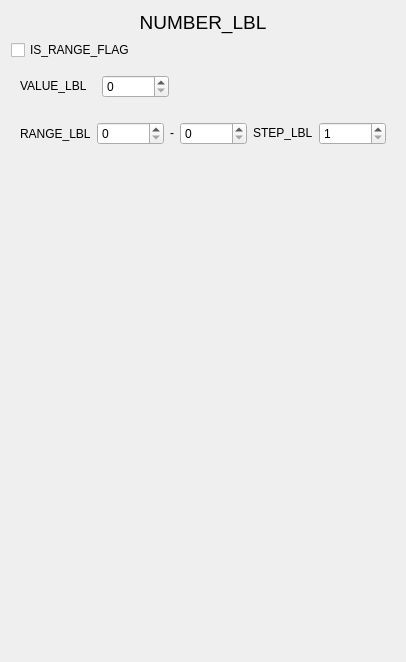
<?xml version="1.0" encoding="UTF-8"?>
<ui version="4.0">
 <class>Form</class>
 <widget class="QWidget" name="Form">
  <property name="geometry">
   <rect>
    <x>0</x>
    <y>0</y>
    <width>400</width>
    <height>662</height>
   </rect>
  </property>
  <property name="windowTitle">
   <string>Form</string>
  </property>
  <layout class="QGridLayout" name="gridLayout">
   <item row="0" column="0">
    <layout class="QVBoxLayout" name="verticalLayout">
     <item>
      <widget class="QLabel" name="label">
       <property name="font">
        <font>
         <pointsize>14</pointsize>
        </font>
       </property>
       <property name="text">
        <string>NUMBER_LBL</string>
       </property>
       <property name="alignment">
        <set>Qt::AlignCenter</set>
       </property>
      </widget>
     </item>
     <item>
      <widget class="QCheckBox" name="isRangeChbx">
       <property name="text">
        <string>IS_RANGE_FLAG</string>
       </property>
      </widget>
     </item>
     <item>
      <widget class="QWidget" name="singleValueWidget" native="true">
       <layout class="QHBoxLayout" name="horizontalLayout">
        <property name="spacing">
         <number>15</number>
        </property>
        <item>
         <widget class="QLabel" name="label_2">
          <property name="sizePolicy">
           <sizepolicy hsizetype="Fixed" vsizetype="Fixed">
            <horstretch>0</horstretch>
            <verstretch>0</verstretch>
           </sizepolicy>
          </property>
          <property name="text">
           <string>VALUE_LBL</string>
          </property>
          <property name="margin">
           <number>0</number>
          </property>
         </widget>
        </item>
        <item>
         <widget class="QSpinBox" name="singleValueSpBx">
          <property name="maximum">
           <number>100000000</number>
          </property>
         </widget>
        </item>
        <item>
         <spacer name="horizontalSpacer">
          <property name="orientation">
           <enum>Qt::Horizontal</enum>
          </property>
          <property name="sizeHint" stdset="0">
           <size>
            <width>40</width>
            <height>20</height>
           </size>
          </property>
         </spacer>
        </item>
       </layout>
      </widget>
     </item>
     <item>
      <widget class="QWidget" name="rangeValueWidget" native="true">
       <layout class="QHBoxLayout" name="horizontalLayout_2">
        <item>
         <widget class="QLabel" name="label_5">
          <property name="text">
           <string>RANGE_LBL</string>
          </property>
         </widget>
        </item>
        <item>
         <widget class="QSpinBox" name="rangeFromSpBx">
          <property name="maximum">
           <number>100000000</number>
          </property>
         </widget>
        </item>
        <item>
         <widget class="QLabel" name="label_4">
          <property name="sizePolicy">
           <sizepolicy hsizetype="Fixed" vsizetype="Fixed">
            <horstretch>0</horstretch>
            <verstretch>0</verstretch>
           </sizepolicy>
          </property>
          <property name="text">
           <string>-</string>
          </property>
         </widget>
        </item>
        <item>
         <widget class="QSpinBox" name="rangeToSpBx">
          <property name="maximum">
           <number>100000000</number>
          </property>
         </widget>
        </item>
        <item>
         <widget class="QLabel" name="label_3">
          <property name="sizePolicy">
           <sizepolicy hsizetype="Preferred" vsizetype="Fixed">
            <horstretch>0</horstretch>
            <verstretch>0</verstretch>
           </sizepolicy>
          </property>
          <property name="text">
           <string>STEP_LBL</string>
          </property>
         </widget>
        </item>
        <item>
         <widget class="QSpinBox" name="stepSpBx">
          <property name="minimum">
           <number>1</number>
          </property>
          <property name="maximum">
           <number>10000000</number>
          </property>
         </widget>
        </item>
       </layout>
      </widget>
     </item>
     <item>
      <spacer name="verticalSpacer">
       <property name="orientation">
        <enum>Qt::Vertical</enum>
       </property>
       <property name="sizeHint" stdset="0">
        <size>
         <width>20</width>
         <height>40</height>
        </size>
       </property>
      </spacer>
     </item>
    </layout>
   </item>
  </layout>
 </widget>
 <resources/>
 <connections>
  <connection>
   <sender>isRangeChbx</sender>
   <signal>toggled(bool)</signal>
   <receiver>singleValueWidget</receiver>
   <slot>setHidden(bool)</slot>
   <hints>
    <hint type="sourcelabel">
     <x>199</x>
     <y>47</y>
    </hint>
    <hint type="destinationlabel">
     <x>199</x>
     <y>72</y>
    </hint>
   </hints>
  </connection>
  <connection>
   <sender>isRangeChbx</sender>
   <signal>toggled(bool)</signal>
   <receiver>rangeValueWidget</receiver>
   <slot>setVisible(bool)</slot>
   <hints>
    <hint type="sourcelabel">
     <x>199</x>
     <y>47</y>
    </hint>
    <hint type="destinationlabel">
     <x>199</x>
     <y>100</y>
    </hint>
   </hints>
  </connection>
 </connections>
</ui>
